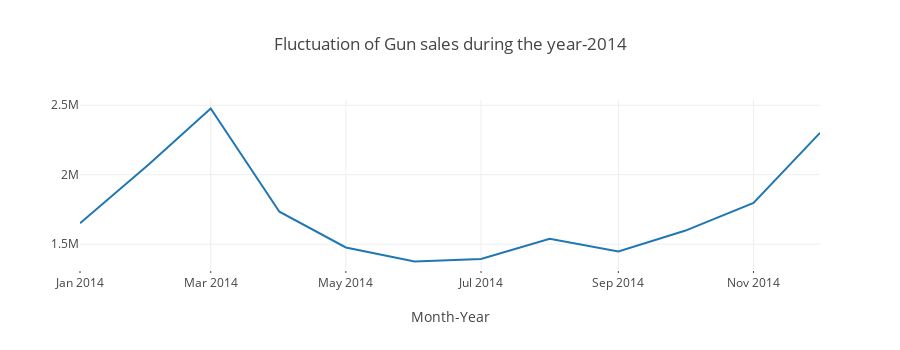
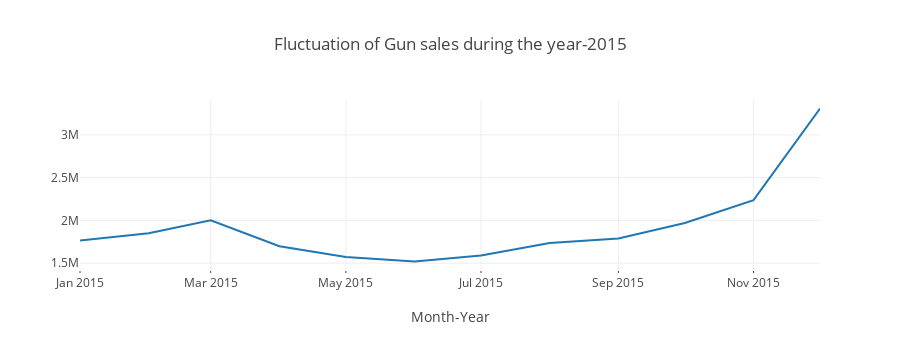
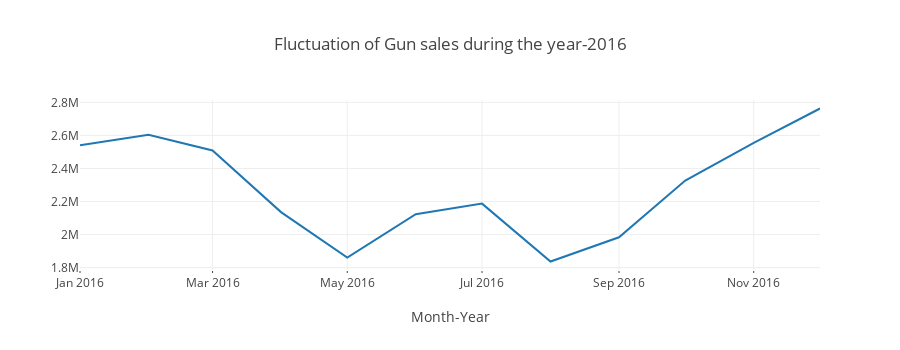
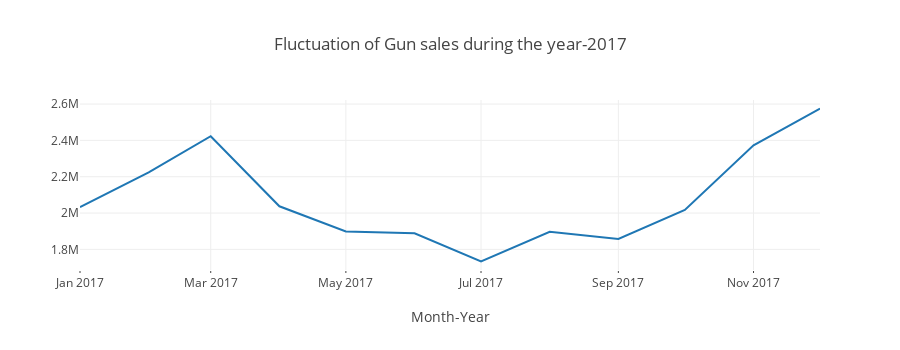

Source (notebook cell) for these figures, in order:
### Markdown cell above
## 7. Research Questions Data Analysis
<a id = "7"></a>

### 7.1: How have gun sales changed between the years of 2014- 2018?
<a id = "7.1"></a>

To be able to answer this question, we will use a time series charts for each year which illustrate data points at successive interval of time. In the below charts we will display the fluctuation of gun sales during the different years.

### Code cell
def time_series_charts(num):
    while(num<=2018):
        aggregate = {'state':'count','totals':'sum'}
        x = data_1[data_1['year'] == num].groupby('date').agg(aggregate).reset_index()
        data = [go.Scatter(x=x.date,y=x.totals,mode = "lines")]
        layout = dict(height=350, title = 'Fluctuation of Gun sales during the year-'+str(num), xaxis= dict(title='Month-Year', ticklen= 2))
        num = num+1
        fig = dict(data = data, layout = layout)
        py.offline.iplot(fig)
    
    a = data_1['year'] > 2013 
    b = data_1['year'] < 2019
    c = a & b
    x = data_1[c].groupby('year').agg(aggregate).reset_index()
    data = [go.Scatter(x=x.year,y=x.totals,mode = "lines")]
    layout = dict(height=400, title = 'Fluctuation of Gun sales during the years-2014-2018', xaxis= dict(title='Year', ticklen= 2))
    fig = dict(data = data, layout = layout)
    py.offline.iplot(fig)

time_series_charts(2014)

### Figure 1 — Plotly figure (JSON) as saved in the notebook; plotly's stock layout.template omitted (floating-point values rounded to 4 significant figures)
{"data": [{"mode": "lines", "type": "scatter", "uid": "36dc1102-f227-46c3-9760-ce812a2c63e2", "x": ["2014-01", "2014-02", "2014-03", "2014-04", "2014-05", "2014-06", "2014-07", "2014-08", "2014-09", "2014-10", "2014-11", "2014-12"], "y": [1650565, 2073978, 2476610, 1733651, 1476318, 1375135, 1393705, 1538347, 1447485, 1595898, 1797163, 2301386]}], "layout": {"height": 350, "title": {"text": "Fluctuation of Gun sales during the year-2014"}, "xaxis": {"ticklen": 2, "title": {"text": "Month-Year"}}}}

### Figure 2 — Plotly figure (JSON) as saved in the notebook; plotly's stock layout.template omitted (floating-point values rounded to 4 significant figures)
{"data": [{"mode": "lines", "type": "scatter", "uid": "895f8867-cf4e-43b0-9b23-b46fc9b98175", "x": ["2015-01", "2015-02", "2015-03", "2015-04", "2015-05", "2015-06", "2015-07", "2015-08", "2015-09", "2015-10", "2015-11", "2015-12"], "y": [1763233, 1848308, 2001245, 1697737, 1570893, 1518852, 1589462, 1735911, 1786743, 1969248, 2236457, 3308199]}], "layout": {"height": 350, "title": {"text": "Fluctuation of Gun sales during the year-2015"}, "xaxis": {"ticklen": 2, "title": {"text": "Month-Year"}}}}

### Figure 3 — Plotly figure (JSON) as saved in the notebook; plotly's stock layout.template omitted (floating-point values rounded to 4 significant figures)
{"data": [{"mode": "lines", "type": "scatter", "uid": "bc31f491-9bc1-43f8-ab2b-8883488bea5b", "x": ["2016-01", "2016-02", "2016-03", "2016-04", "2016-05", "2016-06", "2016-07", "2016-08", "2016-09", "2016-10", "2016-11", "2016-12"], "y": [2540146, 2604667, 2509065, 2135909, 1860699, 2123334, 2187190, 1836788, 1983596, 2326517, 2554486, 2763115]}], "layout": {"height": 350, "title": {"text": "Fluctuation of Gun sales during the year-2016"}, "xaxis": {"ticklen": 2, "title": {"text": "Month-Year"}}}}

### Figure 4 — Plotly figure (JSON) as saved in the notebook; plotly's stock layout.template omitted (floating-point values rounded to 4 significant figures)
{"data": [{"mode": "lines", "type": "scatter", "uid": "77c65c05-7c7d-40a1-aa20-cd42d9662ba0", "x": ["2017-01", "2017-02", "2017-03", "2017-04", "2017-05", "2017-06", "2017-07", "2017-08", "2017-09", "2017-10", "2017-11", "2017-12"], "y": [2032108, 2224394, 2422749, 2037180, 1898840, 1888266, 1733308, 1896457, 1857226, 2017017, 2372888, 2575486]}], "layout": {"height": 350, "title": {"text": "Fluctuation of Gun sales during the year-2017"}, "xaxis": {"ticklen": 2, "title": {"text": "Month-Year"}}}}
